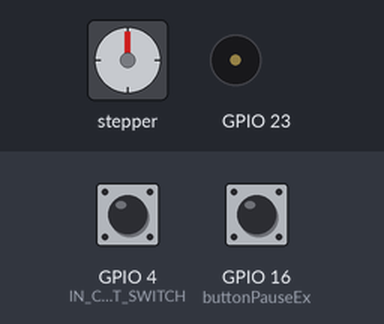
Bench run of a sketch on a simulated ESP32. Parts: stepper motor, buzzer (waves = sounding). The inputs (shaded band) are chosen by the test bench; at power-on: GPIO 16 (buttonPauseEx) HIGH, GPIO 4 (IN_CABINET_SWITCH) HIGH. WiFi joins after 1.5 s; servers stay silent unless stated; the local clock reads 2024-03-15 10:24:30 at power-on unless the sketch sets it; random numbers use the default seed unless the sketch sets one; EEPROM starts erased; no MQTT or app messages arrive unless stated; stepper angles assume 2048 steps per turn; what the sketch prints to the serial monitor is not drawn.

Above: at 2.7 s.
2.8 s: GPIO 16 (buttonPauseEx) pulled LOW for 0.15 s
At 4.05 s:
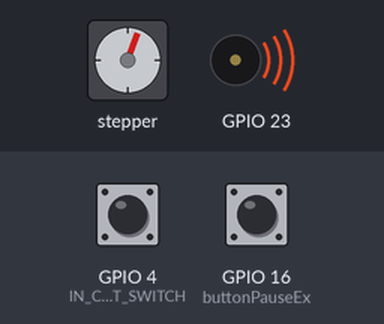
5.9 s: GPIO 16 (buttonPauseEx) pulled LOW for 1 s
At 10.7 s:
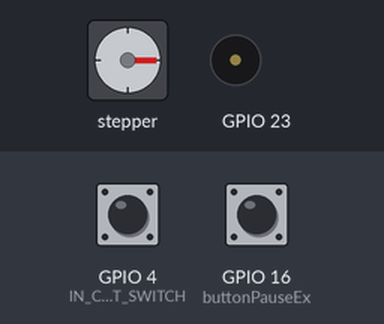
11.9 s: GPIO 16 (buttonPauseEx) pulled LOW for 0.15 s
At 13.75 s:
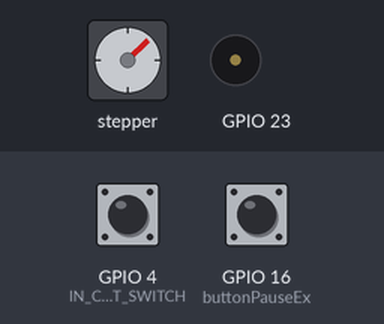
14.9 s: GPIO 16 (buttonPauseEx) pulled LOW for 3.2 s
At 17.11 s:
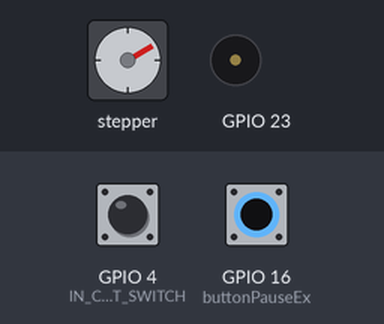
Timing chart, 0 to 19.7 s (numbered marks = the images above; inputs shaded):
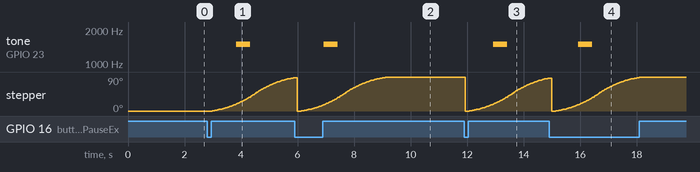

The sketch:

smart_pillbox.ino
```cpp
#include <AccelStepper.h>
#include <Bounce2.h>
#include <Wire.h>    // for I2C with RTC module
#include "RTClib.h"  //to show time
#include <EasyBuzzer.h>
#include <AsyncTimer.h>
#include <WiFi.h>
#include <PubSubClient.h>
#include "EEPROM.h"
#include <Preferences.h>

#define EEPROM_SIZE 64
#define IN1 19
#define IN2 18
#define IN3 5
#define IN4 17
#define IN_CABINET_SWITCH 4
#define BEEP_ITERVAL 1000                //蜂鳴器多久響一次
#define BEEP_DURATION 500                //蜂鳴器一次響多久
#define PICKER_PILL_FAIL_DURATION 15000  //多久後確定真的未取藥
#define WIF_SSID "AdamGalaxyA71"
#define WIFI_PASS "aqz02040204"

char ssid[] = WIF_SSID;   // your SSID
char pass[] = WIFI_PASS;  // your SSID Password

unsigned short intervalCheckRunId = 0;
Preferences preferences;
int motorPosition = 0;
int cabinetStatus;
int isWaitTakePill = 0;
uint32_t eeMorning = 0, eeNoon = 0, eeNight = 0, eeTime = 0;
AccelStepper stepper(4, IN1, IN3, IN2, IN4);
Bounce2::Button buttonPauseEx = Bounce2::Button();
RTC_DS3231 rtc;
AsyncTimer timerForBeep;
WiFiClient espClient;
PubSubClient mqtt_client(espClient);
char daysOfTheWeek[7][12] = { "Sunday", "Monday", "Tuesday", "Wednesday", "Thursday", "Friday", "Saturday" };
String tempHandlerTime = "";

void readConfig() {
  eeMorning = preferences.getUInt("morning", 0);
  eeNoon = preferences.getUInt("noon", 0);
  eeNight = preferences.getUInt("night", 0);
  eeTime = preferences.getUInt("time", 0);
}

String getValue(String data, char separator, int index) {
  int found = 0;
  int strIndex[] = { 0, -1 };
  int maxIndex = data.length() - 1;

  for (int i = 0; i <= maxIndex && found <= index; i++) {
    if (data.charAt(i) == separator || i == maxIndex) {
      found++;
      strIndex[0] = strIndex[1] + 1;
      strIndex[1] = (i == maxIndex) ? i + 1 : i;
    }
  }

  return found > index ? data.substring(strIndex[0], strIndex[1]) : "";
}

void mqtt_callback(char* topic, byte* payload, unsigned int length) {
  Serial.print("Message arrived topic = ");
  Serial.print(topic);
  Serial.println();

  Serial.print("payload = ");
  char data[50];
  memcpy(data, payload, length);
  data[length] = 0;
  Serial.println(data);

  int indicator = memcmp((const char*)topic, "/pillbox/RTC", strlen("/pillbox/RTC"));
  if (indicator == 0) {
    Serial.print("已校正時間為:");


    //rtc.adjust(DateTime(2014, 1, 21, 3, 0, 0));
    String year = getValue(data, ' ', 0);
    String month = getValue(data, ' ', 1);
    String day = getValue(data, ' ', 2);
    String hour = getValue(data, ' ', 3);
    String minute = getValue(data, ' ', 4);
    String second = getValue(data, ' ', 5);
    rtc.adjust(DateTime(atoi(year.c_str()), atoi(month.c_str()), atoi(day.c_str()), atoi(hour.c_str()), atoi(minute.c_str()), atoi(second.c_str())));

    DateTime now = rtc.now();
    uint32_t timestamp = now.unixtime();
    preferences.putUInt("time", timestamp);
    readConfig();
    mqtt_client.publish("/pillbox", "ok");
  }

  indicator = memcmp((const char*)topic, "/pillbox/morning", strlen("/pillbox/morning"));
  if (indicator == 0) {
    preferences.putUInt("morning", atol(data));
    readConfig();
    mqtt_client.publish("/pillbox", "ok");
  }
  indicator = memcmp((const char*)topic, "/pillbox/noon", strlen("/pillbox/noon"));
  if (indicator == 0) {
    String s = String((char*)payload);
    preferences.putUInt("noon", atol(data));
    readConfig();
    mqtt_client.publish("/pillbox", "ok");
  }
  indicator = memcmp((const char*)topic, "/pillbox/night", strlen("/pillbox/night"));
  if (indicator == 0) {
    String s = String((char*)payload);
    preferences.putUInt("night", atol(data));
    readConfig();
    mqtt_client.publish("/pillbox", "ok");
  }

  indicator = memcmp((const char*)topic, "/pillbox/test/pillSuccess", strlen("/pillbox/test/pillSuccess"));
  if (indicator == 0) {
    String s = String((char*)payload);
    mqtt_client.publish("/pillbox/pillSuccess", data);
  }

  indicator = memcmp((const char*)topic, "/pillbox/test/pillFail", strlen("/pillbox/test/pillFail"));
  if (indicator == 0) {
    String s = String((char*)payload);
    mqtt_client.publish("/pillbox/pillFail", data);
  }


  indicator = memcmp((const char*)topic, "/pillbox/test/allTime", strlen("/pillbox/test/allTime"));
  if (indicator == 0) {
    showTime();
  }
  // int indicator = memcmp((const char*)payload, "takePill", 8);
  // if(indicator == 0)
  // {
  //   takePill();
  // }

  // // Switch on the LED if an 1 was received as first character
  // if ((char)payload[0] == '1') {
  //   digitalWrite(BUILTIN_LED, LOW);   // Turn the LED on (Note that LOW is the voltage level
  //   // but actually the LED is on; this is because
  //   // it is active low on the ESP-01)
  // } else {
  //   digitalWrite(BUILTIN_LED, HIGH);  // Turn the LED off by making the voltage HIGH
  // }
}

void mqtt_reconnect() {
  // Loop until we're reconnected
  while (!mqtt_client.connected()) {
    Serial.print("Attempting MQTT connection...");
    // Create a random client ID
    String clientId = "pillbox-client-";
    clientId += String(random(0xffff), HEX);
    // Attempt to connect
    if (mqtt_client.connect(clientId.c_str(), "username", "password")) {
      Serial.println("connected");
      // Once connected, publish an announcement...
      // client.publish("outTopic", "hello world");
      // // ... and resubscribe
      mqtt_client.subscribe("/pillbox/RTC");
      mqtt_client.subscribe("/pillbox/morning");
      mqtt_client.subscribe("/pillbox/noon");
      mqtt_client.subscribe("/pillbox/night");
      mqtt_client.subscribe("/pillbox/test/pillFail");
      mqtt_client.subscribe("/pillbox/test/pillSuccess");
      mqtt_client.subscribe("/pillbox/test/allTime");
    } else {
      Serial.print("failed, rc=");
      Serial.print(mqtt_client.state());
      Serial.println(" try again in 5 seconds");
      // Wait 5 seconds before retrying
      delay(5000);
    }
  }
}


void setup() {
  Serial.begin(115200);
  pinMode(IN_CABINET_SWITCH, INPUT_PULLUP);
  preferences.begin("nvs");
  readConfig();

  EasyBuzzer.setPin(23);
  if (!rtc.begin()) {
    Serial.println("Couldn't find RTC");
    Serial.flush();
  }

  if (rtc.lostPower()) {
    Serial.println("RTC lost power, let's set the time!");
    // When time needs to be set on a new device, or after a power loss, the
    // following line sets the RTC to the date & time this sketch was compiled
    rtc.adjust(DateTime(F(__DATE__), F(__TIME__)));
    // This line sets the RTC with an explicit date & time, for example to set
    // January 21, 2014 at 3am you would call:
    //rtc.adjust(DateTime(2014, 1, 21, 3, 0, 0));
  }

  buttonPauseEx.attach(16, INPUT_PULLUP);
  buttonPauseEx.interval(25);
  buttonPauseEx.setPressedState(LOW);

  // stepper.setMaxSpeed(200);
  // stepper.setAcceleration(200);

  stepper.setMaxSpeed(1000.0);
  stepper.setAcceleration(200.0);
  stepper.setSpeed(200);

  // Begin WiFi section
  Serial.printf("\nConnecting to %s", ssid);
  WiFi.begin(ssid, pass);
  while (WiFi.status() != WL_CONNECTED) {
    delay(500);
    Serial.print(".");
  }

  // print out info about the connection:
  Serial.println("\nConnected to network");
  Serial.print("My IP address is: ");
  Serial.println(WiFi.localIP());

  mqtt_client.setServer("broker.hivemq.com", 1883);
  mqtt_client.setCallback(mqtt_callback);

  runPillCheck();
}

void runPillCheck() {
  intervalCheckRunId = timerForBeep.setInterval([]() {
    DateTime now = rtc.now();
    uint32_t timestamp = now.unixtime();

    if (timestamp > 0 && isWaitTakePill == 0) {
      Serial.printf("p");
      if (timestamp + 1 >= eeMorning && eeMorning - timestamp < 4) {
        tempHandlerTime = String(eeMorning);
        timerForBeep.cancel(intervalCheckRunId);
        Serial.printf("早上吃藥觸發!");
        takePill();
      }

      if (timestamp + 1 >= eeNoon && eeNoon - timestamp < 4) {
        tempHandlerTime = String(eeNoon);
        timerForBeep.cancel(intervalCheckRunId);
        Serial.printf("ˊ中午吃藥觸發!");
        takePill();
      }

      if (timestamp + 1 >= eeNight && eeNight - timestamp < 4) {
        tempHandlerTime = String(eeNight);
        timerForBeep.cancel(intervalCheckRunId);
        Serial.printf("晚上吃藥觸發!");
        takePill();
      } else {
        // Serial.printf(" no.. ");
      }
    }
    else
    {
          Serial.printf("c");
    }
  },
                                                1000);
}

String convertStr(int oo) {
  if (oo <= 9) {
    return String('0') + String(oo);
  }
  return String(oo);
}

String getTime() {
  DateTime now = rtc.now();
  String timestamp = now.timestamp(DateTime::TIMESTAMP_FULL);
  String str = "";
  str += now.year();
  str += '/';
  str += convertStr(now.month());
  str += '/';
  str += convertStr(now.day());
  str += ' ';
  str += convertStr(now.hour());
  str += ':';
  str += convertStr(now.minute());
  str += ':';
  str += convertStr(now.second());
  str += ' ';
  str += timestamp;
  return str;
}


void showTime() {
  DateTime now = rtc.now();
  uint32_t timestamp = now.unixtime();
  Serial.print(now.year(), DEC);
  Serial.print('/');
  Serial.print(now.month(), DEC);
  Serial.print('/');
  Serial.print(now.day(), DEC);
  Serial.print(" (");
  Serial.print(daysOfTheWeek[now.dayOfTheWeek()]);
  Serial.print(") ");
  Serial.print(now.hour(), DEC);
  Serial.print(':');
  Serial.print(now.minute(), DEC);
  Serial.print(':');
  Serial.print(now.second(), DEC);
  Serial.print(' ');

  Serial.print(timestamp);
  Serial.print(' ');
  Serial.print(eeMorning);
  Serial.print(' ');
  Serial.print(eeNoon);
  Serial.print(' ');
  Serial.print(eeNight);

  Serial.println(' ');
}

void inerstDB() {
}

void takePill() {
  if (isWaitTakePill == 1) return;
  isWaitTakePill = 1;
  stepper.setCurrentPosition(0);
  stepper.moveTo(512);
  showTime();

  cabinetStatus = digitalRead(IN_CABINET_SWITCH);
  Serial.print(cabinetStatus, DEC);
  Serial.println();
  timerForBeep.cancelAll();
  timerForBeep.setInterval([]() {
    Serial.println("暫時未取藥 !");
    EasyBuzzer.singleBeep(
      1500,
      BEEP_DURATION);
  },
                           BEEP_ITERVAL);

  timerForBeep.setInterval([]() {
    inerstDB();
  },
                           2000);

  timerForBeep.setInterval([]() {
    cabinetStatus = digitalRead(IN_CABINET_SWITCH);
    if (cabinetStatus == 1) {
      mqtt_client.publish("/pillbox/pillSuccess", tempHandlerTime.c_str());
      isWaitTakePill = 0;
      Serial.println("已取藥 !");
      timerForBeep.cancelAll();
      runPillCheck();
      return;
    }
  },
                           1000);

  timerForBeep.setTimeout([]() {
    cabinetStatus = digitalRead(IN_CABINET_SWITCH);
    if (cabinetStatus == 0) {
      mqtt_client.publish("/pillbox/pillFail", tempHandlerTime.c_str());
      isWaitTakePill = 0;
      Serial.println("確定未取藥 !");
      timerForBeep.cancelAll();
      runPillCheck();
    }
  },
                          PICKER_PILL_FAIL_DURATION);
}


void loop() {


  if (buttonPauseEx.pressed() && isWaitTakePill == 0) {
    takePill();
  }


  if (!mqtt_client.connected()) {
    mqtt_reconnect();
  }

  mqtt_client.loop();
  stepper.run();
  buttonPauseEx.update();
  EasyBuzzer.update();
  timerForBeep.handle();
}
```

Measured:
- after the input at 2.8 s, tone on GPIO 23: silent → 1500 Hz after 1.0 s, → silent 0.50 s later; stepper: keeps turning clockwise at about 31°/s, starting after 0.17 s
- after the input at 5.9 s, tone on GPIO 23: silent → 1500 Hz after 1.0 s, → silent 0.50 s later
- after the input at 11.9 s, tone on GPIO 23: silent → 1500 Hz after 1.0 s, → silent 0.50 s later; stepper: turns 90° counter-clockwise in 0.00 s, then 87° clockwise in 2.8 s
- after the input at 14.9 s, tone on GPIO 23: silent → 1500 Hz after 1.0 s, → silent 0.50 s later
